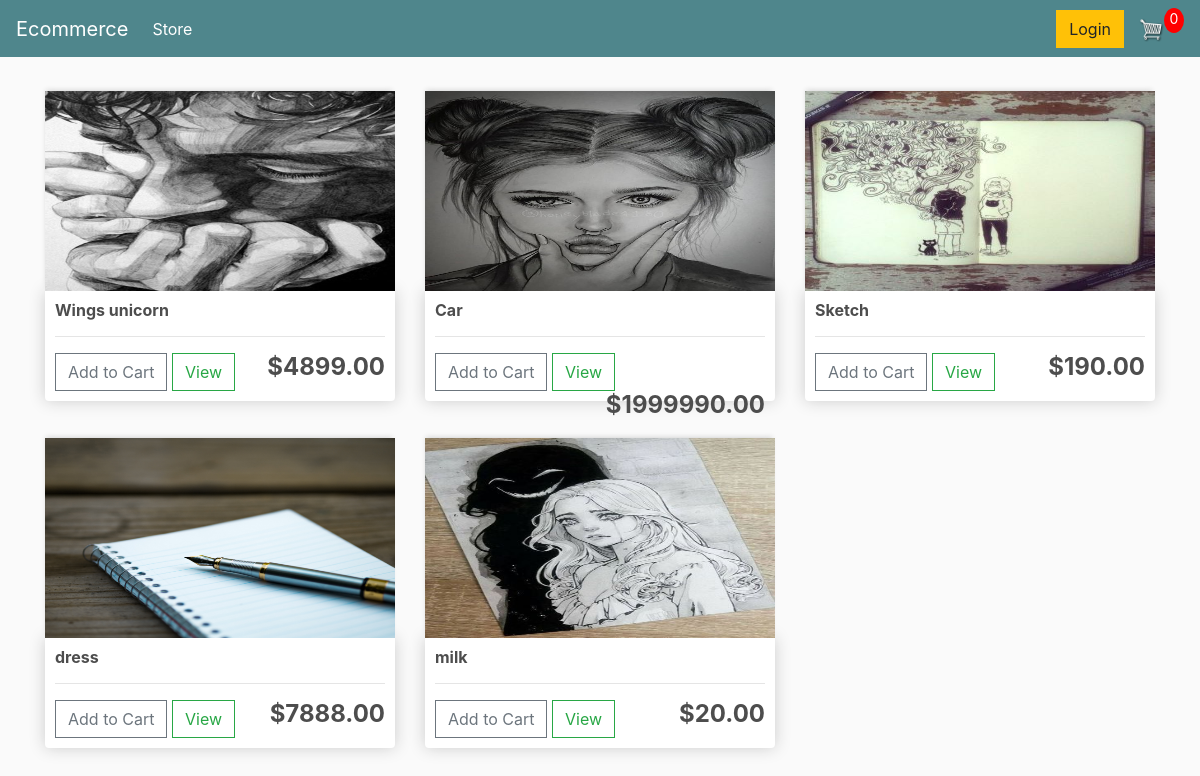
The page / on the database its author committed.
### store/models.py (models this page shows, shortened)
class Product(models.Model):
    name= models.CharField(max_length=200, null=True)
    price = models.FloatField()
    digital = models.BooleanField(default=False, null=True, blank=False)
    image = models.ImageField(null=True, blank=True)
    @property
    def imageURL(self):
        try:
            url = self.image.url
        except :
            url = ''
        return url

### store/views.py (the view)
# urls.py: path('', include('store.urls'))
def store(request):
     products = Product.objects.all()
     context = {'products':products}
     return render(request, 'store.html', context)

### store/templates/Store.html
{% extends 'main.html' %}
{% load static %}
{% block content %}
	<div class="row">
		{% for product in products %}
		<div class="col-lg-4">
			<img class="thumbnail" src="{{product.imageURL}}">
			<div class="box-element product">
				<h6><strong>{{ product.name }}</strong></h6>
				<hr>
				<button  class="btn btn-outline-secondary add-btn">Add to Cart</button>
				<a class="btn btn-outline-success" href="#">View</a>
				<h4 style="display: inline-block; float: right"><strong>${{ product.price|floatformat:2 }}</strong></h4>
			</div>
		</div>
		{% endfor %}
	</div>
{% endblock content %}

### store/templates/Main.html (shortened to what this page needs)
<!DOCTYPE html>
{% load static %}
<html lang="en">
<head>
	<link rel="stylesheet" href="https://stackpath.bootstrapcdn.com/bootstrap/4.4.1/css/bootstrap.min.css">
	<link rel="stylesheet" type="text/css" href="{% static 'css/main.css' %}">
</head>
<body>
    <nav class="navbar navbar-expand-lg navbar-dark bg-dark">
        <a class="navbar-brand" href="{% url 'store' %}">Ecommerce</a>
        <div class="collapse navbar-collapse" id="navbarSupportedContent">
          <ul class="navbar-nav mr-auto">
            <li class="nav-item active">
              <a class="nav-link" href="{% url 'store' %}">Store <span class="sr-only">(current)</span></a>
            </li>
          </ul>
          <div class="form-inline my-2 my-lg-0">
               <a href="#"class="btn btn-warning">Login</a>
               <a href="{% url 'cart' %}">
                  <img  id="cart-icon" src="{% static 'images/cart.png' %}">
              </a>
              <p id="cart-total">0</p>
          </div>
        </div>
      </nav>
         <div class="container">
                <br>
                {% block content %}
                 {% endblock content %}
         </div>
</body>
</html>

### static/css/main.css (style rules this page uses)
body { background-color: hsl(0, 0%, 98%); }
h1,h2,h3,h4,h5,h6 { color:hsl(0, 0%, 30%); }
.box-element { box-shadow:hsl(0, 0%, 80%) 0 0 16px; background-color: #fff; border-radius: 4px; padding: 10px; }
.thumbnail { width: 100%; height: 200px; -webkit-box-shadow: -1px -3px 5px -2px rgba(214,214,214,1); -moz-box-shadow: -1px -3px 5px -2px rgba(214,214,214,1); box-shadow: -1px -3px 5px -2px rgba(214,214,214,1); }
.product { border-radius: 0 0 4px 4px; }
.bg-dark { background-color: #4f868c!important; }
#cart-icon { width:25px; display: inline-block; margin-left: 15px; }
#cart-total { display: block; text-align: center; color:#fff; background-color: red; width: 20px; height: 25px; border-radius: 50%; font-size: 14px; }
.col-lg-4, .col-lg-6, .col-lg-8, .col-lg-12 { margin-top: 10px; }
.btn { border-radius: 0; }

### rows shown on the page
Product: imageURL (picture), name "Wings unicorn", price "4899.00"
Product: imageURL (picture), name "Car", price "1999990.00"
Product: imageURL (picture), name "Sketch", price "190.00"
Product: imageURL (picture), name "dress", price "7888.00"
Product: imageURL (picture), name "milk", price "20.00"
